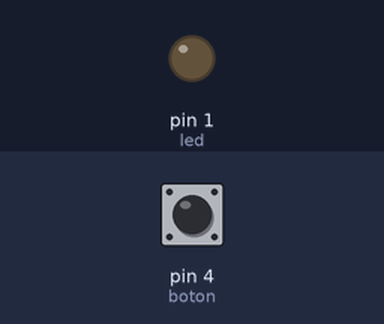
A program run on a simulated MicroPython board. Parts: output pins drawn as LEDs (lit = HIGH). The inputs (shaded band) are chosen by the test bench; at power-on: pin 4 (boton) HIGH.

Above: at 1.2 s.
1.3 s: pin 4 (boton) pulled LOW for 0.15 s
At 1.37 s:
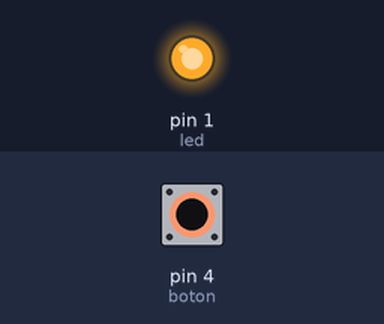
2.9 s: pin 4 (boton) pulled LOW for 3.2 s
At 7.3 s:
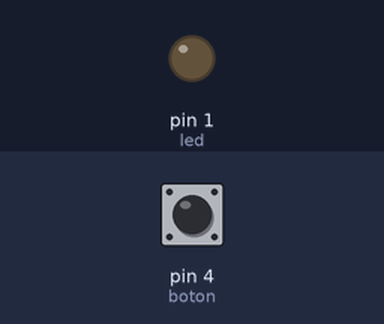
Timing chart, 0 to 8.8 s (numbered marks = the images above; inputs shaded):
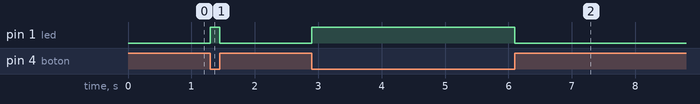

The program:

push_buton_interrupt.py
```python
'''   Estructura de interrupcion


boton=Pin(1,Pin.OUT,Pin.Pull_UP)

def funcion_a_realizar(pin):
    codigo a ejecutar
    al detectar el cambio fisico


boton.irq(trigger=Pin.IRQ_RISING, handler=boton_inteerupt)
#            ^                             ^
#       Disparador                     Funcion a ejecutar


#     *INTERRUPT REQUEST*
#IRQ_RISING     ->FLANCO DE SUBIDA
#IRQ_FALLING    ->FLANCO DE BAJADA


'''
#librerias
from machine import Pin
from time import sleep_ms

#definicion de pines
boton=Pin(4,Pin.IN,Pin.PULL_UP)
led=Pin(1,Pin.OUT)


def interrupcion (pin):
    boton.irq(handler=None)#Desactiva funcion a ejecutar en interrupcion
    if boton.value()==0:
        led.on()
    else:
        led.off()
    boton.irq(handler=interrupcion)#vuelve a asignar funcion a interrupcion para el futuro

boton.irq(trigger=Pin.IRQ_FALLING, handler=interrupcion)
```

Measured:
- after the input at 1.3 s, pin 1 (led): LOW → HIGH at once, → LOW 0.15 s later
- after the input at 2.9 s, pin 1 (led): LOW → HIGH at once, → LOW 3.2 s later
